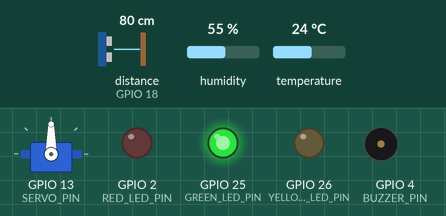
Recording of a sketch running on a simulated ESP32. Shown: servo, output pins drawn as LEDs (lit = HIGH), buzzer (waves = sounding). Wiring (inferred from the names in the program): ultrasonic range finder: trigger GPIO 5; echo GPIO 18. Dashed ring = blinking. Inputs (shaded band) come from the test bench; at power-on: distance to the obstacle (sensor on GPIO 18) 80 cm, humidity 55 %, temperature 24 °C. The echo pulse lasts 58.3 µs per cm; pins used as bus, display or sensor lines are not drawn; what the sketch prints to the serial monitor is not drawn.

Above: at 4.8 s.
4.9 s: distance to the obstacle (sensor on GPIO 18) set to 54 cm
7.8 s: distance to the obstacle (sensor on GPIO 18) set to 46 cm
At 8.16 s:
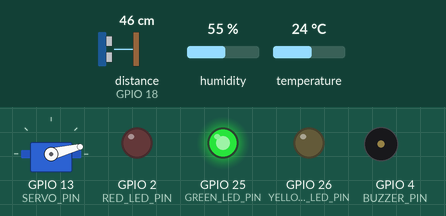
11.3 s: humidity set to 21 %
At 12.07 s:
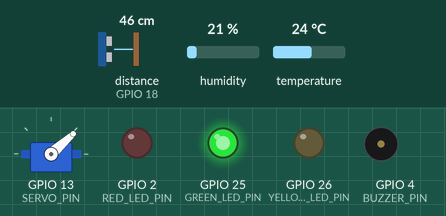
17.9 s: humidity set to 18 %
At 21.26 s:
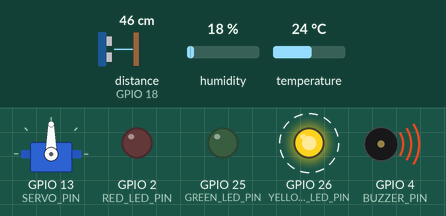
Timing chart, 0 to 23.5 s (numbered marks = the images above; inputs shaded):
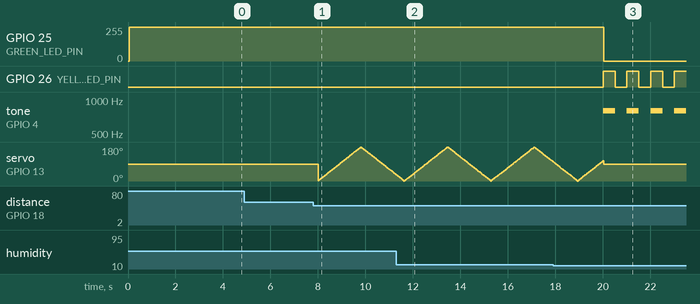

The sketch:

sketch.ino
```cpp
#include <DHT.h>
#include <ESP32Servo.h>

// -------------------- PIN CONFIGURATION --------------------
#define DHT_PIN        15
#define DHT_TYPE       DHT22

#define TRIG_PIN       5
#define ECHO_PIN       18

#define GREEN_LED_PIN  25
#define YELLOW_LED_PIN 26
#define RED_LED_PIN    2

#define BUZZER_PIN     4
#define SERVO_PIN      13

// -------------------- THRESHOLDS --------------------
const float CAUTION_TEMP_THRESHOLD = 45.0;
const float EMERGENCY_TEMP_THRESHOLD = 60.0;
const float CAUTION_HUMIDITY_THRESHOLD = 20.0;
const float EMERGENCY_HUMIDITY_THRESHOLD = 15.0;
const int PRESENCE_DISTANCE_CM = 50;
const int MAX_VALID_DISTANCE_CM = 400;

// -------------------- TIMING --------------------
unsigned long lastSensorRead = 0;
unsigned long lastBlinkToggle = 0;
unsigned long lastServoMove = 0;
unsigned long sensorInterval = 2000;  // adaptive interval, updated by FSM

bool blinkState = false;
int servoAngle = 0;
int servoDirection = 1;

// -------------------- SENSOR VALUES --------------------
float temperature = 0.0;
float humidity = 0.0;
long distanceCm = 0;

// -------------------- OBJECTS --------------------
DHT dht(DHT_PIN, DHT_TYPE);
Servo scanServo;

// -------------------- FSM STATES --------------------
enum SystemState {
  IDLE,
  SURVEY,
  CAUTION,
  EMERGENCY,
  FAILSAFE
};

SystemState currentState = IDLE;
SystemState previousState = IDLE;

// -------------------- SETUP --------------------
void setup() {
  Serial.begin(115200);

  pinMode(TRIG_PIN, OUTPUT);
  pinMode(ECHO_PIN, INPUT);

  pinMode(GREEN_LED_PIN, OUTPUT);
  pinMode(YELLOW_LED_PIN, OUTPUT);
  pinMode(RED_LED_PIN, OUTPUT);
  pinMode(BUZZER_PIN, OUTPUT);

  dht.begin();
  scanServo.setPeriodHertz(50);
  scanServo.attach(SERVO_PIN, 500, 2400);

  setAllOutputsOff();
  scanServo.write(90);

  Serial.println("Smart Hazard Detection System Started");
  Serial.println("FSM: IDLE | SURVEY | CAUTION | EMERGENCY | FAILSAFE");
}

// -------------------- MAIN CONTROL LOOP --------------------
void loop() {
  unsigned long now = millis();

  if (now - lastSensorRead >= sensorInterval) {
    lastSensorRead = now;

    readSensors();
    updateFSM();
    printStatus();
  }

  handleStateOutputs(now);
}

// -------------------- SENSOR READING --------------------
void readSensors() {
  temperature = dht.readTemperature();
  humidity = dht.readHumidity();
  distanceCm = readDistanceCm();
}

long readDistanceCm() {
  digitalWrite(TRIG_PIN, LOW);
  delayMicroseconds(2);
  digitalWrite(TRIG_PIN, HIGH);
  delayMicroseconds(10);
  digitalWrite(TRIG_PIN, LOW);

  long duration = pulseIn(ECHO_PIN, HIGH, 30000);
  if (duration == 0) {
    return -1;  // timeout / invalid reading
  }

  long distance = duration * 0.034 / 2;
  return distance;
}

bool sensorsAreValid() {
  if (isnan(temperature) || isnan(humidity)) {
    return false;
  }

  if (distanceCm <= 0 || distanceCm > MAX_VALID_DISTANCE_CM) {
    return false;
  }

  return true;
}

// -------------------- FSM DECISION LOGIC --------------------
void updateFSM() {
  previousState = currentState;

  if (!sensorsAreValid()) {
    currentState = FAILSAFE;
    sensorInterval = 250;
    return;
  }

  bool cautionCondition = (temperature > CAUTION_TEMP_THRESHOLD || humidity < CAUTION_HUMIDITY_THRESHOLD);

  bool emergencyCondition =
    (temperature > EMERGENCY_TEMP_THRESHOLD && humidity < EMERGENCY_HUMIDITY_THRESHOLD) ||
    (temperature > EMERGENCY_TEMP_THRESHOLD && distanceCm < PRESENCE_DISTANCE_CM);

  if (emergencyCondition) {
    currentState = EMERGENCY;
    sensorInterval = 200;       // adaptive behaviour: monitor very quickly
  }
  else if (cautionCondition) {
    currentState = CAUTION;
    sensorInterval = 500;       // monitor faster than safe mode
  }
  else if (distanceCm < PRESENCE_DISTANCE_CM) {
    currentState = SURVEY;
    sensorInterval = 750;       // active sensing when presence is detected
  }
  else {
    currentState = IDLE;
    sensorInterval = 2000;      // low-frequency monitoring in safe conditions
  }
}

// -------------------- OUTPUT BEHAVIOUR --------------------
void handleStateOutputs(unsigned long now) {
  switch (currentState) {
    case IDLE:
      handleIdleState();
      break;

    case SURVEY:
      handleSurveyState(now);
      break;

    case CAUTION:
      handleCautionState(now);
      break;

    case EMERGENCY:
      handleEmergencyState(now);
      break;

    case FAILSAFE:
      handleFailsafeState(now);
      break;
  }
}

void handleIdleState() {
  Serial.println("STATE: IDLE");
  setAllOutputsOff();
  digitalWrite(GREEN_LED_PIN, HIGH);
  noTone(BUZZER_PIN);
  scanServo.write(90);
}

void handleSurveyState(unsigned long now) {
  Serial.println("STATE: SURVEY");
  setAllOutputsOff();
  digitalWrite(GREEN_LED_PIN, HIGH);
  noTone(BUZZER_PIN);
  sweepServo(now, 20);  // slow scanning
}

void handleCautionState(unsigned long now) {

  // Turn off unrelated LEDs
  digitalWrite(GREEN_LED_PIN, LOW);
  digitalWrite(RED_LED_PIN, LOW);

  // Slow blinking yellow warning indicator
  if (now - lastBlinkToggle >= 500) {
    lastBlinkToggle = now;
    blinkState = !blinkState;

    digitalWrite(YELLOW_LED_PIN, blinkState);

    // Intermittent warning buzzer
    if (blinkState) {
      tone(BUZZER_PIN, 800);
    } else {
      noTone(BUZZER_PIN);
    }
  }

  // Servo centers toward monitoring position
  scanServo.write(90);
}

void handleEmergencyState(unsigned long now) {
  Serial.println("STATE: EMERGENCY");
  digitalWrite(GREEN_LED_PIN, LOW);
  digitalWrite(YELLOW_LED_PIN, LOW);

  if (now - lastBlinkToggle >= 150) {
    lastBlinkToggle = now;
    blinkState = !blinkState;
    digitalWrite(RED_LED_PIN, blinkState);
  }

  tone(BUZZER_PIN, 1200);
  scanServo.write(90);
}

void handleFailsafeState(unsigned long now) {
  Serial.println("STATE: FAILSAFE");
  digitalWrite(GREEN_LED_PIN, LOW);
  digitalWrite(YELLOW_LED_PIN, LOW);

  if (now - lastBlinkToggle >= 250) {
    lastBlinkToggle = now;
    blinkState = !blinkState;
    digitalWrite(RED_LED_PIN, blinkState);
  }

  tone(BUZZER_PIN, 400);
  scanServo.write(0);  // restricted safe position
}

void sweepServo(unsigned long now, int speedMs) {
  if (now - lastServoMove >= speedMs) {
    lastServoMove = now;

    servoAngle += servoDirection * 2;

    if (servoAngle >= 180) {
      servoAngle = 180;
      servoDirection = -1;
    }
    else if (servoAngle <= 0) {
      servoAngle = 0;
      servoDirection = 1;
    }

    scanServo.write(servoAngle);
  }
}

void setAllOutputsOff() {
  digitalWrite(GREEN_LED_PIN, LOW);
  digitalWrite(YELLOW_LED_PIN, LOW);
  digitalWrite(RED_LED_PIN, LOW);
  noTone(BUZZER_PIN);
}

// -------------------- SERIAL DEBUGGING --------------------
void printStatus() {
  Serial.println("--------------------------------");
  Serial.print("Temperature: ");
  Serial.print(temperature);
  Serial.println(" C");

  Serial.print("Humidity: ");
  Serial.print(humidity);
  Serial.println(" %");

  Serial.print("Distance: ");
  Serial.print(distanceCm);
  Serial.println(" cm");

  Serial.print("State: ");
  Serial.println(stateToString(currentState));

  Serial.print("Monitoring interval: ");
  Serial.print(sensorInterval);
  Serial.println(" ms");
}

String stateToString(SystemState state) {
  switch (state) {
    case IDLE: return "IDLE";
    case SURVEY: return "SURVEY";
    case CAUTION: return "CAUTION";
    case EMERGENCY: return "EMERGENCY";
    case FAILSAFE: return "FAILSAFE";
    default: return "UNKNOWN";
  }
}
```

Measured:
- the behaviour switches between 51 and 50 cm on distance to the obstacle (sensor on GPIO 18) (found by bisection; images 0 and 1)
- the behaviour switches between 20 and 19 % on humidity (found by bisection; images 2 and 3)
- after the input at 17.9 s, GPIO 25 (GREEN_LED_PIN): 252/255 → 0/255 after 2.1 s; GPIO 26 (YELLOW_LED_PIN): alternates HIGH for 0.50 s and LOW for 0.50 s, starting after 2.1 s; tone on GPIO 4 (BUZZER_PIN): alternates 800 Hz for 0.50 s and silent for 0.50 s, starting after 2.1 s
